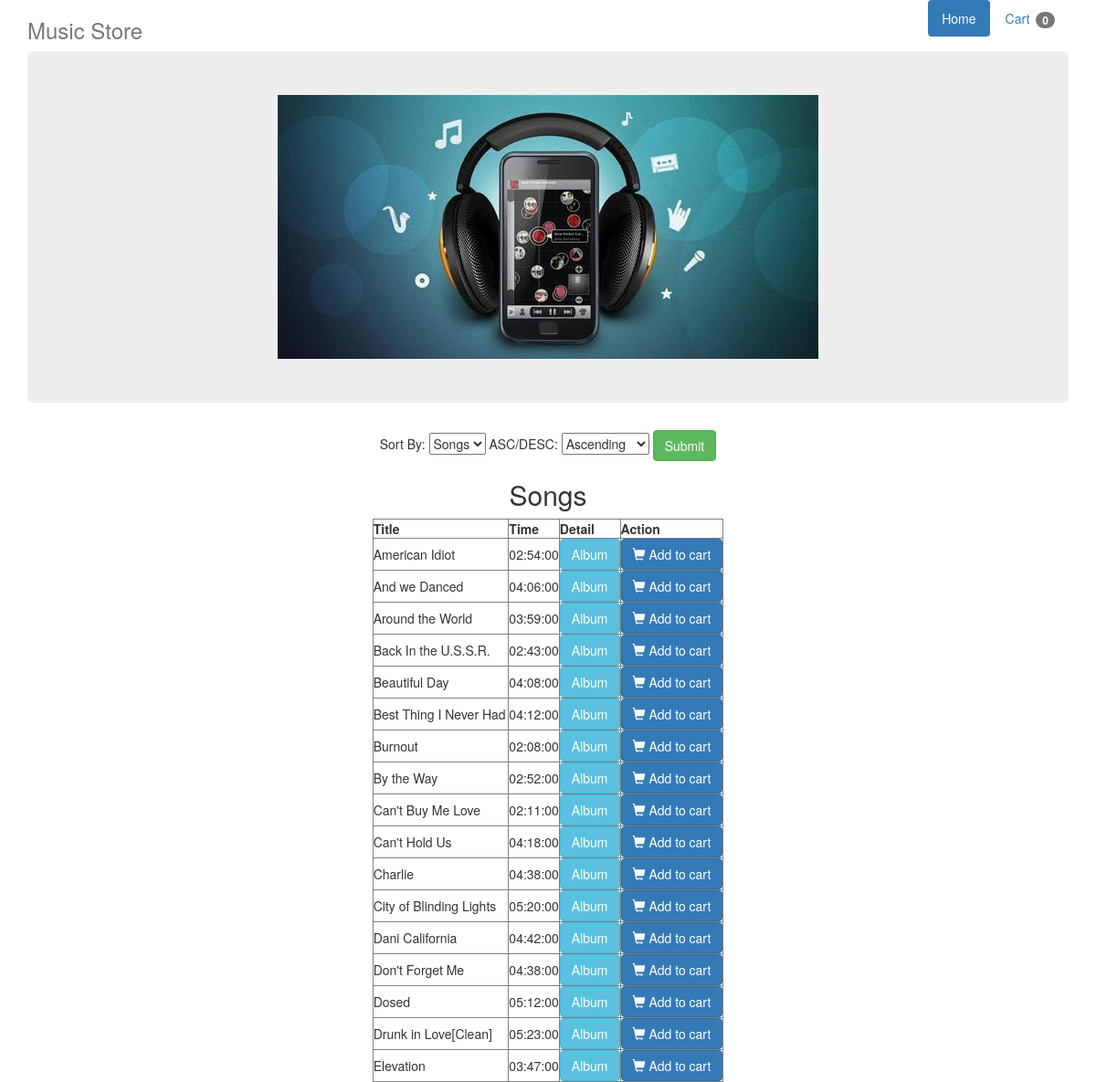
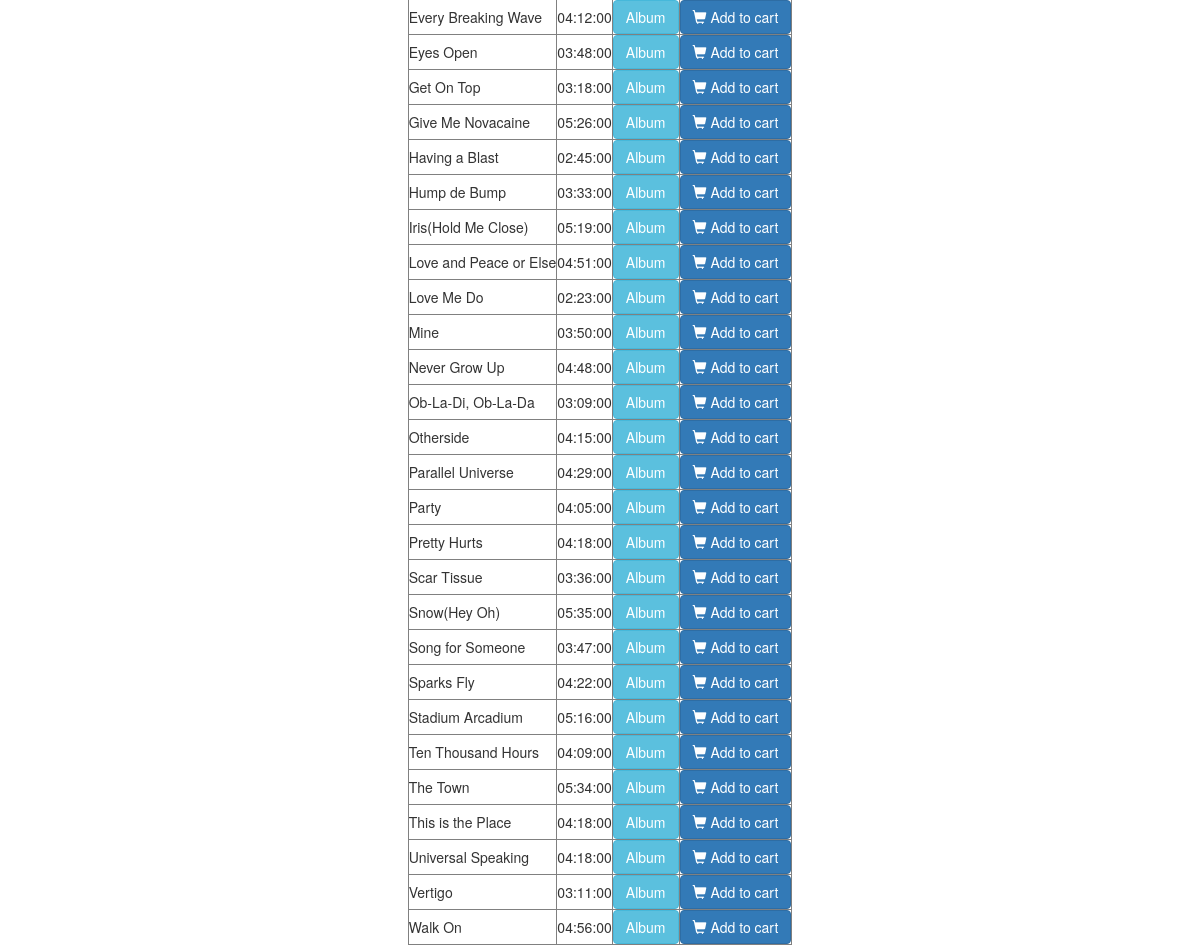
The page / on the database its author committed (2 pictures, top to bottom).
### tables this page shows
CREATE TABLE IF NOT EXISTS `Songs` (
  `songsID` int(11) NOT NULL AUTO_INCREMENT,
  `title` varchar(40) NOT NULL,
  `time` time NOT NULL,
  `albumID` int(11) NOT NULL,
  PRIMARY KEY (`songsID`,`albumID`),
  KEY `albumID` (`albumID`)
);

### dbConn.php (called while the page is built, shortened)
<?php
function getConn($sql){
    global $connection;
    $statement = $connection->prepare($sql);
    $statement->execute();
    $records = $statement-> fetchALL (PDO::FETCH_ASSOC);
    return $records;
}
?>

### index.php (the view, shortened to what this page needs)
<?php
include 'head.php';
function displayAllSongs(){
    $sql = "SELECT songsID, title, time, albumID FROM Songs ORDER BY title";
    $records = getConn($sql);
    echo "<h2>Songs</h2>";
    echo "<table align = 'center' border=\"1\">";
    echo "<th>Title</th>";
    echo "<th>Time</th>";
    echo "<th>Detail</th>";
    echo "<th>Action</th>";
    foreach($records as $record) {
        echo "<tr>";
            echo "<td>" . $record['title'] . "</td>";
            echo "<td>" . $record['time'] . "</td>";
            echo "<td> <form action=albumInfo.php>";
            echo "<input type='submit' class='btn btn-info' value='Album'/>";
            echo "</form> </td>";
            echo "<td>";
                echo "<a href='add_to_cart.php?songsID={$record['songsID']}&title={$record['title']}' class='btn btn-primary'>";
                    echo "<span class='glyphicon glyphicon-shopping-cart'></span> Add to cart";
                echo "</a>";
            echo "</td>";
        echo "</tr>";
    }
    echo "</table>";
    return $records;
}
?>
<!DOCTYPE html>
<html>
            <div class="jumbotron">
                <center>
                    <img class="banner" src="assets/headphonesPhone.jpg" alt="headphonesPhone">
                </center>
            </div>
            <div class="row marketing">
                <center>
                    <form method = "get">
                        Sort By:
                        <select name = "table">
                            <option value = "3" selected="selected">Songs</option>
                        </select>
                        ASC/DESC:
        					<select name="sort">
        						<option value="asc">Ascending</option>
        					</select>
                    <input type="submit" class="btn btn-success" name="searchForm" value="Submit"> <br>
                    </form>
                    <?php
            if (!isset($_GET['searchForm'])) {
						$records = displayAllSongs();
					} else {
						$records = filter();
					}
             ?>
                </center>
            </div>
        </div>
    </body>
</html>

### head.php (shortened to what this page needs)
<?php
include 'dbConn.php';
?>
<!DOCTYPE html>
<html>
    <head>
        <link rel="stylesheet" href="https://maxcdn.bootstrapcdn.com/bootstrap/3.3.6/css/bootstrap.min.css">
        <link rel="stylesheet" type="css" href="css/main.css">
    </head>
    <body>
        <div class="container">
            <div class="header clearfix">
                <nav>
                  <ul class="nav nav-pills pull-right">
                    <li role="presentation" class="active"><a href="index.php">Home</a></li>
                    <li role="presentation">
                        <a href="cart.php">
                            <?php
                            $cart_count=count($_SESSION['cart_items']);
                            ?>
                            Cart <span class="badge" id="comparison-count"><?php echo $cart_count; ?></span>
                        </a>
                    </li>
                  </ul>
                </nav>
                <h3 class="text-muted">Music Store</h3>
            </div>

### rows shown on the page
songs: title "American Idiot", time "02:54:00"
songs: title "And we Danced", time "04:06:00"
songs: title "Around the World", time "03:59:00"
songs: title "Back In the U.S.S.R.", time "02:43:00"
songs: title "Beautiful Day", time "04:08:00"
songs: title "Best Thing I Never Had", time "04:12:00"
songs: title "Burnout", time "02:08:00"
songs: title "By the Way", time "02:52:00"
songs: title "Can't Buy Me Love", time "02:11:00"
songs: title "Can't Hold Us", time "04:18:00"
songs: title "Charlie", time "04:38:00"
songs: title "City of Blinding Lights", time "05:20:00"
songs: title "Dani California", time "04:42:00"
songs: title "Don't Forget Me", time "04:38:00"
songs: title "Dosed", time "05:12:00"
songs: title "Drunk in Love[Clean]", time "05:23:00"
songs: title "Elevation", time "03:47:00"
songs: title "Every Breaking Wave", time "04:12:00"
songs: title "Eyes Open", time "03:48:00"
songs: title "Get On Top", time "03:18:00"
songs: title "Give Me Novacaine", time "05:26:00"
songs: title "Having a Blast", time "02:45:00"
songs: title "Hump de Bump", time "03:33:00"
songs: title "Iris(Hold Me Close)", time "05:19:00"
songs: title "Love and Peace or Else", time "04:51:00"
songs: title "Love Me Do", time "02:23:00"
songs: title "Mine", time "03:50:00"
songs: title "Never Grow Up", time "04:48:00"
songs: title "Ob-La-Di, Ob-La-Da", time "03:09:00"
songs: title "Otherside", time "04:15:00"
songs: title "Parallel Universe", time "04:29:00"
songs: title "Party", time "04:05:00"
songs: title "Pretty Hurts", time "04:18:00"
songs: title "Scar Tissue", time "03:36:00"
songs: title "Snow(Hey Oh)", time "05:35:00"
songs: title "Song for Someone", time "03:47:00"
songs: title "Sparks Fly", time "04:22:00"
songs: title "Stadium Arcadium", time "05:16:00"
songs: title "Ten Thousand Hours", time "04:09:00"
songs: title "The Town", time "05:34:00"
songs: title "This is the Place", time "04:18:00"
songs: title "Universal Speaking", time "04:18:00"
songs: title "Vertigo", time "03:11:00"
songs: title "Walk On", time "04:56:00"

### other values the page prints
$cart_count "0"
